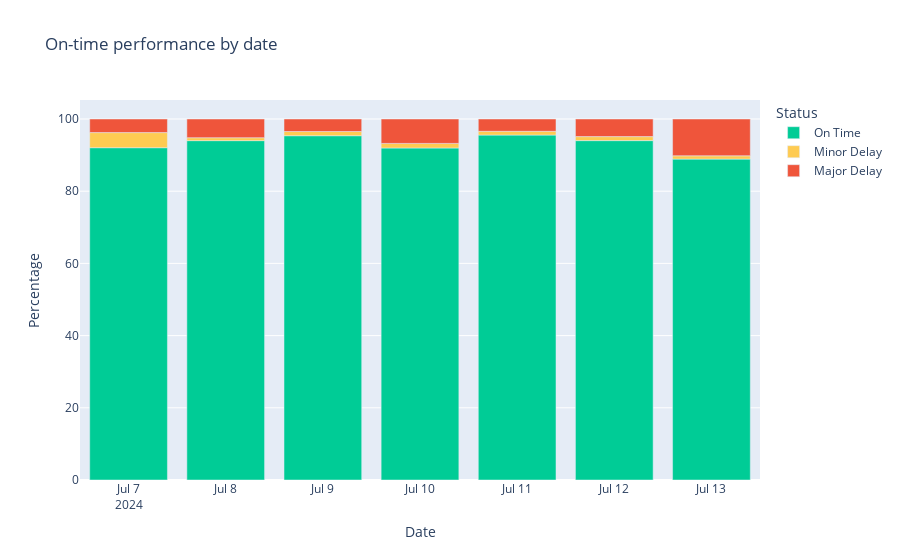

Notebook source saved alongside this figure:
### Code cell
import pandas as pd
import plotly.express as px

# Calculate percentage of delays by severity
daily_summary = unique_trips.groupby('date')['delay_severity'].value_counts(normalize=True).unstack() * 100

# Reset index to have date as a column
daily_summary = daily_summary.reset_index()

# Melt the DataFrame for Plotly
daily_summary_melted = daily_summary.melt(id_vars='date', value_vars=['Major', 'Minor', 'On Time'], var_name='Status', value_name='Percentage')

# Define the order of the Status items
status_order = ['On Time', 'Minor Delay', 'Major Delay']
daily_summary_melted.loc[daily_summary_melted.Status == 'Major','Status']='Major Delay'
daily_summary_melted.loc[daily_summary_melted.Status == 'Minor','Status']='Minor Delay'
# Define custom colors for each Status
status_colors = {
    'On Time': '#00CC96',
    'Minor Delay': '#FECB52',
    'Major Delay': '#EF553B'
}

# Create the stacked bar plot
fig = px.bar(daily_summary_melted, x='date', y='Percentage', color='Status', 
             title='On-time performance by date',
             category_orders={'Status': status_order},
             color_discrete_map=status_colors,labels={'date': 'Date', 'percentage': 'Percentage','Minor':'Minor Delay'})

# Show the plot
fig.show()

### Figure 1 — Plotly figure (JSON) as saved in the notebook; plotly's stock layout.template omitted (floating-point values rounded to 4 significant figures)
{"data": [{"alignmentgroup": "True", "hovertemplate": "Status=On Time<br>Date=%{x}<br>Percentage=%{y}<extra></extra>", "legendgroup": "On Time", "marker": {"color": "#00CC96", "pattern": {"shape": ""}}, "name": "On Time", "offsetgroup": "On Time", "orientation": "v", "showlegend": true, "textposition": "auto", "type": "bar", "x": ["2024-07-07", "2024-07-08", "2024-07-09", "2024-07-10", "2024-07-11", "2024-07-12", "2024-07-13"], "xaxis": "x", "y": [92.05, 94.01, 95.37, 91.97, 95.55, 94.01, 88.89], "yaxis": "y"}, {"alignmentgroup": "True", "hovertemplate": "Status=Minor Delay<br>Date=%{x}<br>Percentage=%{y}<extra></extra>", "legendgroup": "Minor Delay", "marker": {"color": "#FECB52", "pattern": {"shape": ""}}, "name": "Minor Delay", "offsetgroup": "Minor Delay", "orientation": "v", "showlegend": true, "textposition": "auto", "type": "bar", "x": ["2024-07-07", "2024-07-08", "2024-07-09", "2024-07-10", "2024-07-11", "2024-07-12", "2024-07-13"], "xaxis": "x", "y": [4.184, 0.8136, 1.157, 1.268, 1.047, 1.109, 0.9259], "yaxis": "y"}, {"alignmentgroup": "True", "hovertemplate": "Status=Major Delay<br>Date=%{x}<br>Percentage=%{y}<extra></extra>", "legendgroup": "Major Delay", "marker": {"color": "#EF553B", "pattern": {"shape": ""}}, "name": "Major Delay", "offsetgroup": "Major Delay", "orientation": "v", "showlegend": true, "textposition": "auto", "type": "bar", "x": ["2024-07-07", "2024-07-08", "2024-07-09", "2024-07-10", "2024-07-11", "2024-07-12", "2024-07-13"], "xaxis": "x", "y": [3.766, 5.178, 3.472, 6.762, 3.403, 4.878, 10.19], "yaxis": "y"}], "layout": {"barmode": "relative", "legend": {"title": {"text": "Status"}, "tracegroupgap": 0}, "title": {"text": "On-time performance by date"}, "xaxis": {"anchor": "y", "domain": [0, 1], "title": {"text": "Date"}}, "yaxis": {"anchor": "x", "domain": [0, 1], "title": {"text": "Percentage"}}}}
